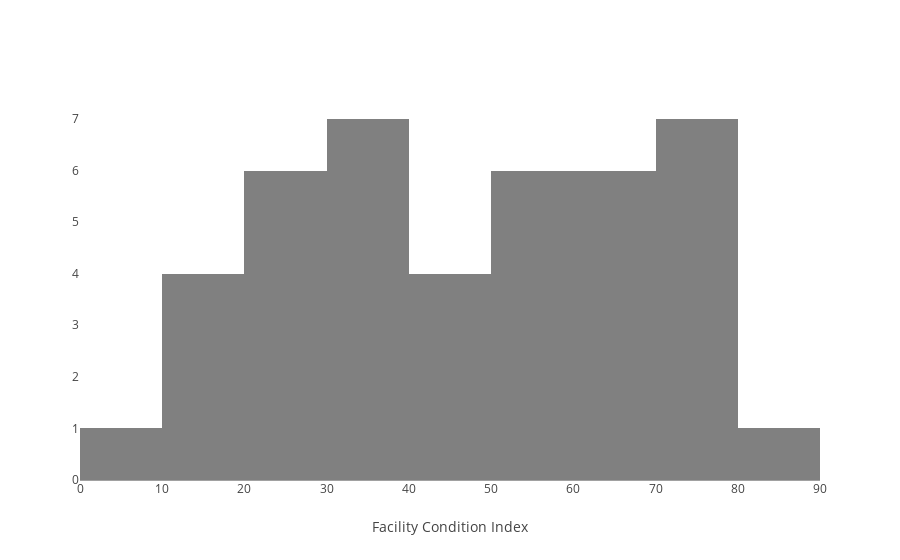

The cell this chart's notebook holds for it:
### Code cell
data = go.Histogram(
    x = dframe['fci'],
    marker = {'color': 'grey'})

layout = {'hovermode':'closest',
         'xaxis': {'title': 'Facility Condition Index'},
         'yaxis': {'showgrid':False}}
fig = {'data':[data], 'layout':layout}
pyo.iplot(fig)

### Figure 1 — Plotly figure (JSON) as saved in the notebook; plotly's stock layout.template omitted (floating-point values rounded to 4 significant figures)
{"data": [{"marker": {"color": "grey"}, "type": "histogram", "uid": "da1dde4d-1dd9-4147-b0f0-11d630348576", "x": [50.74, 21.37, 72.05, 78.53, 76.98, 74.5, 60.75, 77.94, 20.39, 16.43, 33.32, 51.7, 49.57, 71.6, 26.05, 46.24, 38.69, 54.93, 66.35, 65.25, 32.8, 81.6, 73.97, 61.72, 4.961, 36.72, 32.4, 42.32, 59.47, 28.24, 16.35, 53.81, 41.19, 64.95, 17.45, 37.35, 24.51, 61.15, 22.4, 19.78, 30.5, 58.98]}], "layout": {"hovermode": "closest", "xaxis": {"title": {"text": "Facility Condition Index"}}, "yaxis": {"showgrid": false}}}
